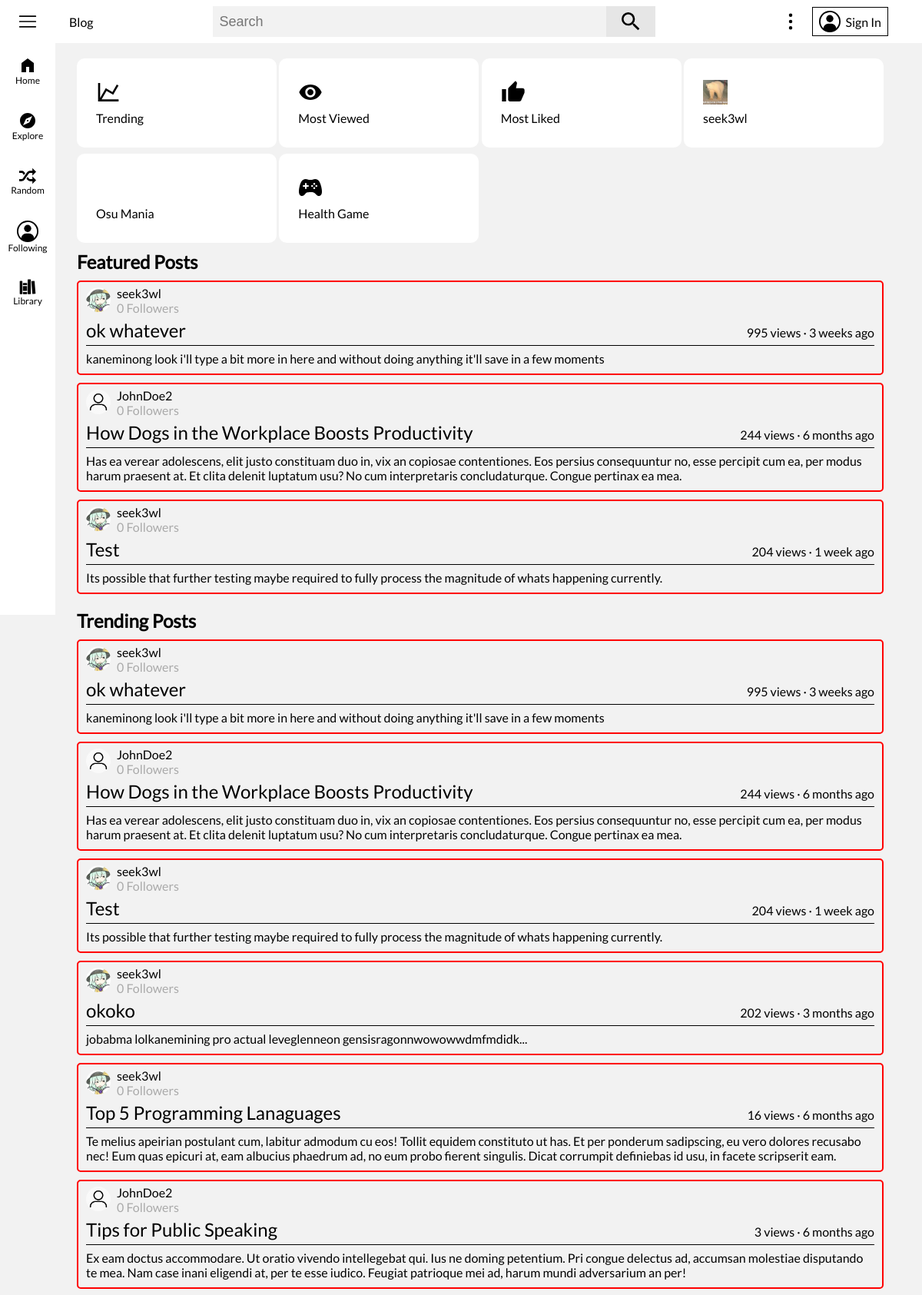
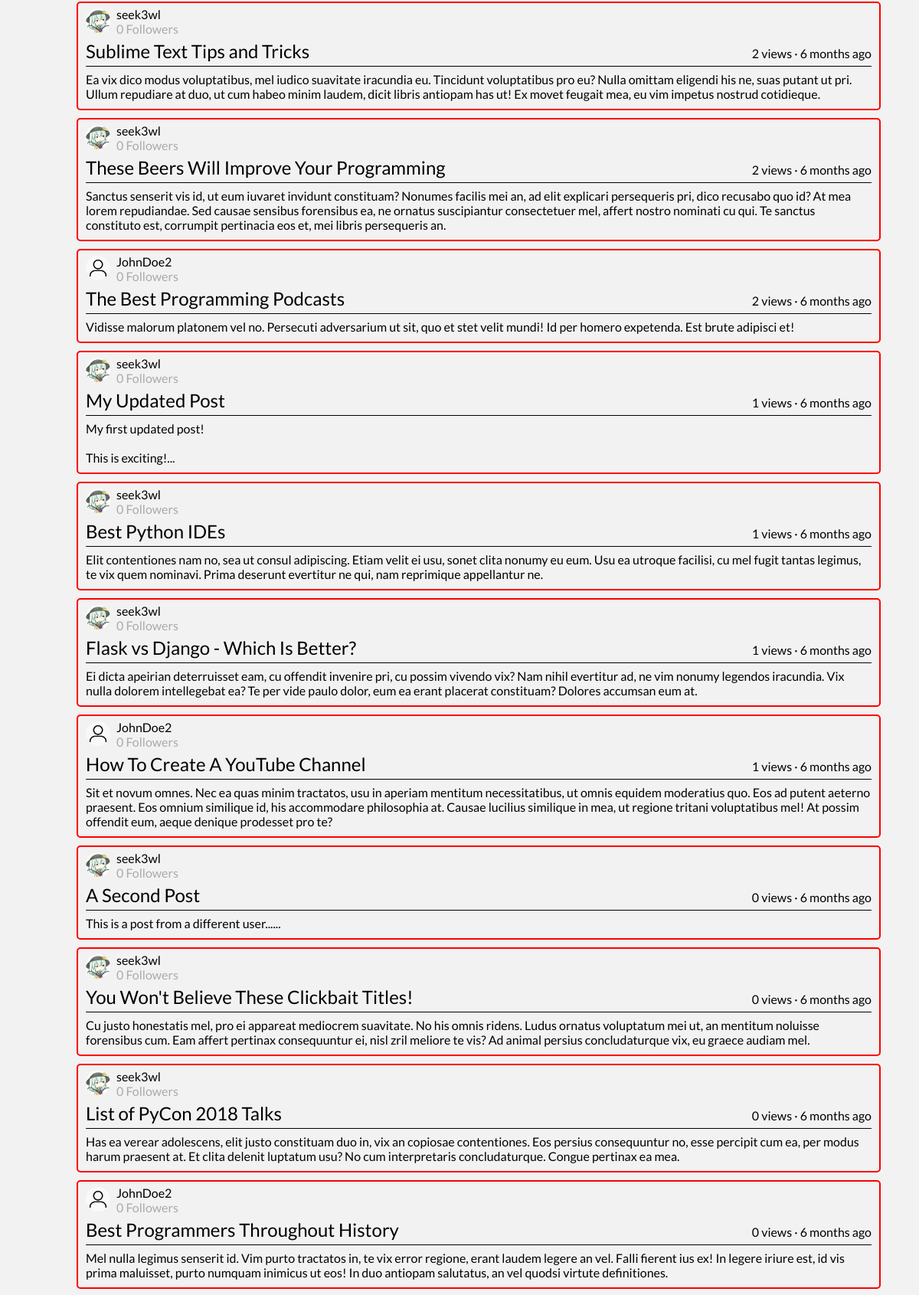
/explore (upper part), run on the app's committed database (2 pictures, top to bottom).
### flaskblog/models.py (models this page shows, shortened)
class Post(db.Model):
	id = db.Column(db.Integer, primary_key=True)
	user_id = db.Column(db.Integer, db.ForeignKey('user.id'), nullable=False)
	title = db.Column(db.String(120), nullable=False)
	description = db.Column(db.Text, nullable=True)
	date_posted = db.Column(db.DateTime, nullable=False, default=datetime.utcnow)
	content = db.Column(db.Text, nullable=False)
	views = db.Column(db.Integer, nullable=False, default=0)
	likes = db.Column(db.Integer, nullable=False, default=0)
	comments = db.relationship('Comment', backref='parent', lazy=True)
	tags = db.relationship('Tag', secondary=post_tag_cat, backref='posts_tagged')
	def date_posted_ago(self):
		date_posted = getattr(self, 'date_posted')
		return get_duration(date_posted)
	def collections_apart_of(self):
		collections_apart_of_list = []
		if current_user.is_authenticated:
			for collection in current_user.collections:
				if self in collection.posts:
					collections_apart_of_list.append(collection.id)
		return collections_apart_of_list

class User(db.Model, UserMixin):
	id = db.Column(db.Integer, primary_key=True)
	username = db.Column(db.String(16), unique=True, nullable=False)
	email = db.Column(db.String(120), unique=True, nullable=False)
	image_file = db.Column(db.String(20), nullable=False, default='default.png')
	banner_image = db.Column(db.String(20), nullable=False, default='default_banner.jpg')
	description = db.Column(db.String(120), nullable=True)
	password = db.Column(db.String(60), nullable=False)
	security_question = db.Column(db.String(120), nullable=True)
	security_question_answer = db.Column(db.String(120), nullable=True)
	date_joined = db.Column(db.DateTime, default=datetime.utcnow, nullable=False)
	following = db.relationship('User', secondary=user_user_follow,
								primaryjoin=id == user_user_follow.c.follower_user_id,
								secondaryjoin=id == user_user_follow.c.following_user_id,
								backref='followers')
	media_uploads = db.relationship('Media', backref='uploader', lazy=True)
	posts_cached = db.relationship('PostCache', backref='cache_author', lazy=True)
	posts = db.relationship('Post', backref='author', lazy=True)
	posts_viewed = db.relationship('Post', secondary=user_post_view, backref='viewers')
	posts_liked = db.relationship('Post', secondary=user_post_like, backref='post_likers')
	posts_disliked = db.relationship('Post', secondary=user_post_dislike, backref='post_dislikers')
	featured_post_id = db.Column(db.Integer, nullable=True)
	comments = db.relationship('Comment', backref='author', lazy=True)
	comments_liked = db.relationship('Comment', secondary=user_comment_like, backref='comment_likers')
	comments_disliked = db.relationship('Comment', secondary=user_comment_dislike, backref='comment_dislikers')
	collections = db.relationship('Collection', backref='author', lazy=True)

### flaskblog/main/routes.py (the view, shortened to what this page needs)
@main.route('/explore')
def explore():
	explore_option = request.args.get('c')
	if explore_option == 'trending':
		trending_posts = Post.query.order_by(Post.views.desc()).limit(50).all()
		limit_content = limit_content_posts(trending_posts)
		return render_template('/explore/trending.html', title='Trending', trending_posts=trending_posts,
							   limit_content=limit_content)
	elif explore_option == 'most-viewed':
		most_viewed_posts = Post.query.order_by(Post.views.desc()).limit(50).all()
		limit_content = limit_content_posts(most_viewed_posts)
		return render_template('/explore/most_viewed.html', title='Most Viewed',
							   most_viewed_posts=most_viewed_posts, limit_content=limit_content)
	elif explore_option == 'most-liked':
		most_liked_posts = Post.query.order_by(Post.likes.desc()).limit(50).all()
		limit_content = limit_content_posts(most_liked_posts)
		return render_template('/explore/most_liked.html', title='Most Liked', most_liked_posts=most_liked_posts,
							   limit_content=limit_content)
	elif explore_option == 'osu-mania':
		return render_template('/explore/osu_mania.html', title='Osu Mania')
	else:
		featured_posts = Post.query.order_by(Post.views.desc()).limit(3).all()
		trending_posts = Post.query.order_by(Post.views.desc()).limit(30).all()
		limit_content = limit_content_posts(featured_posts + trending_posts)
		return render_template('/explore/explore.html', title='Explore', featured_posts=featured_posts,
							   trending_posts=trending_posts, limit_content=limit_content)

### flaskblog/main/forms.py
class SearchForm(FlaskForm):
    search_field = SearchField()

### flaskblog/main/routes.py (called while the page is built)
@main.app_context_processor
def inject_template_globals():
	if current_user.is_authenticated:
		image_file_2 = current_user.image_file
	else:
		image_file_2 = 'default.jpg'
	has_post_cache = False
	if current_user.is_authenticated:
		if PostCache.query.filter_by(user_id=current_user.id):
			has_post_cache = True
	return dict(image_file=url_for('static', filename=f'images/profile_pics/{image_file_2}'),
				search_form=SearchForm(), has_post_cache=has_post_cache)

### flaskblog/main/utils.py (called while the page is built)
def limit_content_posts(posts):
	limit_content = {}
	for post in posts:
		splinted = re.split('{{|}}', post.content)
		for i, splint in enumerate(splinted):
			if splint == '':
				splinted.pop(i)
			elif '*/#|>' in splint:
				splinted.pop(i)
		if len(splinted[0].split()) > 17:
			limit_content[post.id] = splinted[0].split('\n')[0]
		else:
			limit_content[post.id] = splinted[0] + '...'
	return limit_content

### flaskblog/templates/explore/explore.html (shortened to what this page needs)
{% extends "base.html" %}
{% block body %}
	<div id="main-body">
		<div id="explore-categories-container">
			<div class="explore-categories">
				<a class="explore-category" href="{{ url_for('main.explore', c='trending') }}">
					<svg xmlns="http://www.w3.org/2000/svg" width="32px" height="32px" preserveAspectRatio="xMidYMid meet" viewBox="0 0 24 24">
						<path fill="currentColor" d="m16 11.78l4.24-7.33l1.73 1l-5.23 9.05l-6.51-3.75L5.46 19H22v2H2V3h2v14.54L9.5 8l6.5 3.78Z"/>
					</svg>
					<span>Trending</span>
				</a>
				<a class="explore-category" href="{{ url_for('main.explore', c='most-viewed') }}">
					<span>Most Viewed</span>
				</a>
				<a class="explore-category" href="{{ url_for('main.explore', c='most-liked') }}">
					<span>Most Liked</span>
				</a>
				<a class="explore-category" href="{{ url_for('main.explore', c='seek3wl') }}">
					<img src="{{ url_for('static', filename='icons/seek3wl.png') }}" height="32px" width="32px" draggable="false">
					<span>seek3wl</span>
				</a>
			</div>
			<div class="explore-categories" style="margin-top: 8px;">
				<a class="explore-category" href="{{ url_for('main.explore', c='osu-mania') }}">
					<img src="{{ url_for('static', filename='icons/mania.png') }}" height="32px" width="32px" draggable="false">
					<span>Osu Mania</span>
				</a>
				<a class="explore-category" href="{{ url_for('main.health_game') }}">
					<span>Health Game</span>
				</a>
				<div class="explore-category" style="background-color: transparent;"></div>
				<div class="explore-category" style="background-color: transparent;"></div>
			</div>
		</div>
		<div id="explore-featured">
			<div id="explore-featured-header">
				<h2>Featured Posts</h2>
			</div>
			{% for post in featured_posts %}
				{{ macros.minimized_post(current_user, post, limit_content) }}
			{% endfor %}
		</div>
		<div id="explore-trending">
			<div id="explore-trending-header">
				<h2>Trending Posts</h2>
			</div>
			{% for post in trending_posts %}
				{{ macros.minimized_post(current_user, post, limit_content) }}
			{% endfor %}
		</div>
	</div>
{% endblock %}

### flaskblog/templates/macros/macros.html (shortened to what this page needs)
{% macro minimized_post(current_user, post, limit_content) %}
	<article class="post-container" data-id="{{ post.id }}" data-collections="{{ post.collections_apart_of() }}">
		<div class="post-header">
			<div class="post-author">
				<a href="{{ url_for('users.user_page', username=post.author.username) }}">
					<img class="post-user-img" height="32" width="32" draggable="false" src="{{ url_for('static', filename='images/profile_pics/' + post.author.image_file) }}">
				</a>
				<div class="post-header-info">
					<a href="{{ url_for('users.user_page', username=post.author.username) }}">
						{{ post.author.username }}
					</a>
					<span>{{ post.author.followers|length }} Followers</span>
				</div>
			</div>
		</div>
		<div class="post-title">
			<a href="{{ url_for('posts.post', post_id=post.id) }}">{{ post.title }}</a>
			{{ post.views }} views · {{ post.date_posted_ago() }}
		</div>
		<p class="post-content">{{ limit_content[post.id] }}</p>
	</article>
{% endmacro %}

### flaskblog/static/main.css (style rules this page uses)
[data-theme="light"] { --primary-color: #f2f2f2; --secondary-color: #fff; --tertiary-color: #e6e6e6; --color-sceme: #f00; --search-box: #f2f2f2; --side-menu-color: #e6e6e6; --primary-text: #000; --secondary-text: #aaa; --primary-icon: #000; }
body { margin: 0; padding: 0; background-color: var(--primary-color); font-family: 'Lato', sans-serif; }
p, h1, h2, h3, h4, h5, h6, span { color: var(--primary-text); margin: 0px; padding: 0px; }
a { color: #3ea6ff; margin: 0; padding: 0; }
svg { color: var(--primary-icon); }
#search-input { height: 40px; width: 512px; padding: 0 8px; color: var(--primary-text); font-size: 18px; outline: none; background-color: var(--search-box); border: none; }
#main-body { display: flex; flex-direction: column; color: var(--primary-text); padding: 76px 50px 20px 100px; }
.post-container { display: flex; flex-direction: column; color: var(--primary-text); padding-top: 5px; padding-left: 10px; padding-right: 10px; margin-bottom: 10px; border-radius: 5px; border: 2px solid var(--color-sceme); }
.post-header { display: flex; align-items: center; justify-content: space-between; }
.post-author { display: flex; align-items: center; }
.post-user-img { border-radius: 50px; }
.post-header-info { display: flex; flex-direction: column; padding-left: 8px; }
.post-header-info a { color: var(--primary-text); text-decoration: none; }
.post-header-info span { color: var(--secondary-text); }
.post-title { display: flex; align-items: baseline; justify-content: space-between; border-bottom: 1px solid var(--primary-text); }
.post-title a { color: var(--primary-text); font-size: 24px; text-decoration: none; margin-top: 5px; margin-bottom: 5px; }
.post-content { color: var(--primary-text); white-space: pre-line; margin-top: 7px; margin-bottom: 10px; }
#explore-categories-container { display: flex; flex-direction: column; justify-content: center; }
.explore-categories { display: flex; justify-content: space-between; height: 116px; }
.explore-category { display: flex; flex-direction: column; color: var(--primary-text); text-decoration: none; padding: 10px 25px; width: 20%; border-radius: 10px; background-color: var(--secondary-color); }
.explore-category > svg, .explore-category > img { margin-top: 18px; }
.explore-category > span { margin-top: 8px; }
#explore-featured-header { color: #ffffff; margin: 10px 0; }
#explore-trending-header { color: #ffffff; margin: 10px 0; }

### data on the page
Post: image_file (picture), author.username "seek3wl", author.followers|length "0", title "ok whatever", views "995", date_posted_ago "3 weeks ago", limit_content "kaneminong look i'll type a bit more in here and without doing anything it'll save in a few moments"
Post: image_file (placeholder picture), author.username "JohnDoe2", author.followers|length "0", title "How Dogs in the Workplace Boosts Productivity", views "244", date_posted_ago "6 months ago", limit_content "Has ea verear adolescens, elit justo constituam duo in, vix an copiosae contentiones. Eos persius consequuntur no, esse percipit cum ea, per modus harum praesent at. Et clita delenit luptatum usu? No cum interpretaris concludaturque. Congue pertinax ea mea."
Post: image_file (picture), author.username "seek3wl", author.followers|length "0", title "Test", views "204", date_posted_ago "1 week ago", limit_content "Its possible that further testing maybe required to fully process the magnitude of whats happening currently."
Post: image_file (picture), author.username "seek3wl", author.followers|length "0", title "okoko", views "202", date_posted_ago "3 months ago", limit_content "jobabma lolkanemining pro actual leveglenneon gensisragonnwowowwdmfmdidk..."
Post: image_file (picture), author.username "seek3wl", author.followers|length "0", title "Top 5 Programming Lanaguages", views "16", date_posted_ago "6 months ago", limit_content "Te melius apeirian postulant cum, labitur admodum cu eos! Tollit equidem constituto ut has. Et per ponderum sadipscing, eu vero dolores recusabo nec! Eum quas epicuri at, eam albucius phaedrum ad, no eum probo fierent singulis. Dicat corrumpit definiebas id usu, in facete scripserit eam."
Post: image_file (placeholder picture), author.username "JohnDoe2", author.followers|length "0", title "Tips for Public Speaking", views "3", date_posted_ago "6 months ago", limit_content "Ex eam doctus accommodare. Ut oratio vivendo intellegebat qui. Ius ne doming petentium. Pri congue delectus ad, accumsan molestiae disputando te mea. Nam case inani eligendi at, per te esse iudico. Feugiat patrioque mei ad, harum mundi adversarium an per!"
Post: image_file (picture), author.username "seek3wl", author.followers|length "0", title "Sublime Text Tips and Tricks", views "2", date_posted_ago "6 months ago", limit_content "Ea vix dico modus voluptatibus, mel iudico suavitate iracundia eu. Tincidunt voluptatibus pro eu? Nulla omittam eligendi his ne, suas putant ut pri. Ullum repudiare at duo, ut cum habeo minim laudem, dicit libris antiopam has ut! Ex movet feugait mea, eu vim impetus nostrud cotidieque."
Post: image_file (picture), author.username "seek3wl", author.followers|length "0", title "These Beers Will Improve Your Programming", views "2", date_posted_ago "6 months ago", limit_content "Sanctus senserit vis id, ut eum iuvaret invidunt constituam? Nonumes facilis mei an, ad elit explicari persequeris pri, dico recusabo quo id? At mea lorem repudiandae. Sed causae sensibus forensibus ea, ne ornatus suscipiantur consectetuer mel, affert nostro nominati cu qui. Te sanctus constituto est, corrumpit pertinacia eos et, mei libris persequeris an."
Post: image_file (placeholder picture), author.username "JohnDoe2", author.followers|length "0", title "The Best Programming Podcasts", views "2", date_posted_ago "6 months ago", limit_content "Vidisse malorum platonem vel no. Persecuti adversarium ut sit, quo et stet velit mundi! Id per homero expetenda. Est brute adipisci et!"
Post: image_file (picture), author.username "seek3wl", author.followers|length "0", title "My Updated Post", views "1", date_posted_ago "6 months ago", limit_content "My first updated post! This is exciting!..."
Post: image_file (picture), author.username "seek3wl", author.followers|length "0", title "Best Python IDEs", views "1", date_posted_ago "6 months ago", content "Elit contentiones nam no, sea ut consul adipiscing. Etiam velit ei usu, sonet clita nonumy eu eum. Usu ea utroque facilisi, cu mel fugit tantas legimus, te vix quem nominavi. Prima deserunt evertitur ne qui, nam reprimique appellantur ne."
Post: image_file (picture), author.username "seek3wl", author.followers|length "0", title "Flask vs Django - Which Is Better?", views "1", date_posted_ago "6 months ago", limit_content "Ei dicta apeirian deterruisset eam, cu offendit invenire pri, cu possim vivendo vix? Nam nihil evertitur ad, ne vim nonumy legendos iracundia. Vix nulla dolorem intellegebat ea? Te per vide paulo dolor, eum ea erant placerat constituam? Dolores accumsan eum at."
Post: image_file (placeholder picture), author.username "JohnDoe2", author.followers|length "0", title "How To Create A YouTube Channel", views "1", date_posted_ago "6 months ago", limit_content "Sit et novum omnes. Nec ea quas minim tractatos, usu in aperiam mentitum necessitatibus, ut omnis equidem moderatius quo. Eos ad putent aeterno praesent. Eos omnium similique id, his accommodare philosophia at. Causae lucilius similique in mea, ut regione tritani voluptatibus mel! At possim offendit eum, aeque denique prodesset pro te?"
Post: image_file (picture), author.username "seek3wl", author.followers|length "0", title "A Second Post", views "0", date_posted_ago "6 months ago", limit_content "This is a post from a different user......"
Post: image_file (picture), author.username "seek3wl", author.followers|length "0", title "You Won't Believe These Clickbait Titles!", views "0", date_posted_ago "6 months ago", limit_content "Cu justo honestatis mel, pro ei appareat mediocrem suavitate. No his omnis ridens. Ludus ornatus voluptatum mei ut, an mentitum noluisse forensibus cum. Eam affert pertinax consequuntur ei, nisl zril meliore te vis? Ad animal persius concludaturque vix, eu graece audiam mel."
Post: image_file (picture), author.username "seek3wl", author.followers|length "0", title "List of PyCon 2018 Talks", views "0", date_posted_ago "6 months ago", limit_content "Has ea verear adolescens, elit justo constituam duo in, vix an copiosae contentiones. Eos persius consequuntur no, esse percipit cum ea, per modus harum praesent at. Et clita delenit luptatum usu? No cum interpretaris concludaturque. Congue pertinax ea mea."
Post: image_file (placeholder picture), author.username "JohnDoe2", author.followers|length "0", title "Best Programmers Throughout History", views "0", date_posted_ago "6 months ago", limit_content "Mel nulla legimus senserit id. Vim purto tractatos in, te vix error regione, erant laudem legere an vel. Falli fierent ius ex! In legere iriure est, id vis prima maluisset, purto numquam inimicus ut eos! In duo antiopam salutatus, an vel quodsi virtute definitiones."
